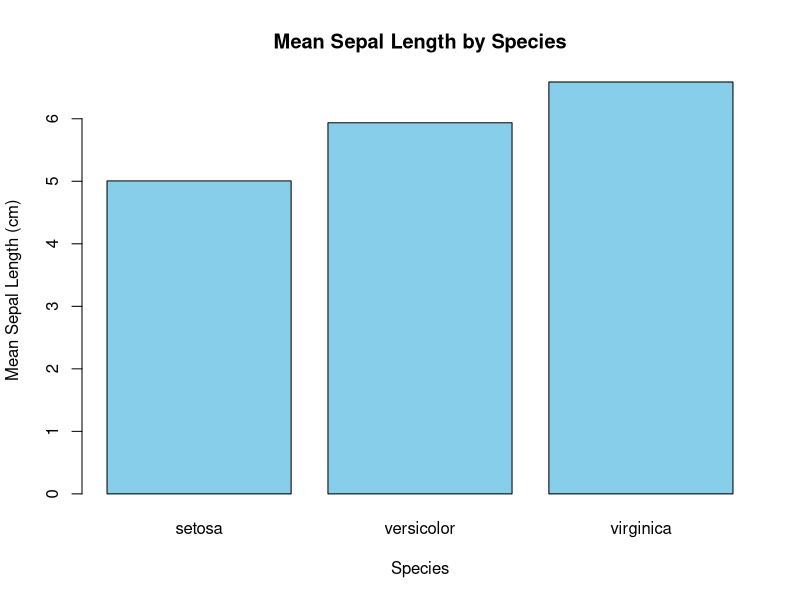
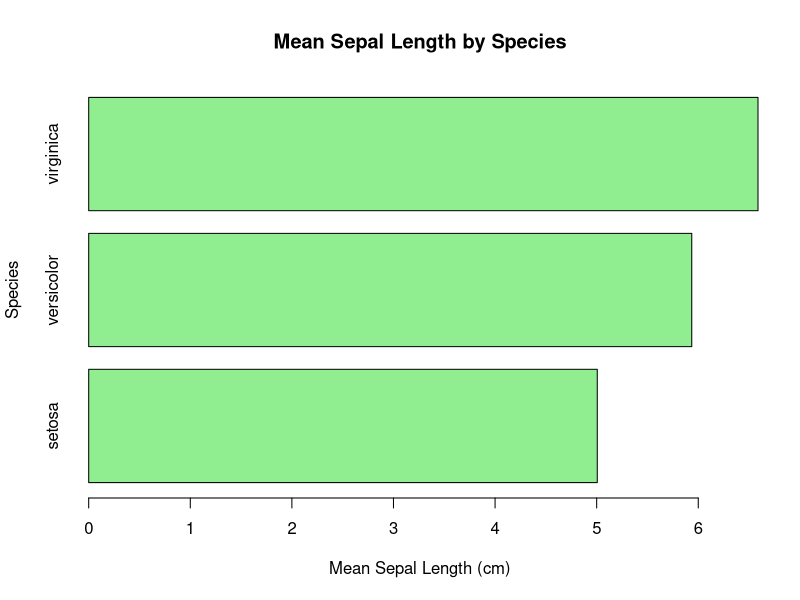

These figures' R source, in order:
data(iris)
mean_by_species <- tapply(iris$Sepal.Length, iris$Species, mean)
barplot(mean_by_species, col = "skyblue", main = "Mean Sepal Length by Species",
        xlab = "Species", ylab = "Mean Sepal Length (cm)")
mean_by_species <- tapply(iris$Sepal.Length, iris$Species, mean)
barplot(mean_by_species, col = "lightgreen", main = "Mean Sepal Length by Species",
        horiz = TRUE, xlab = "Mean Sepal Length (cm)", ylab = "Species")
